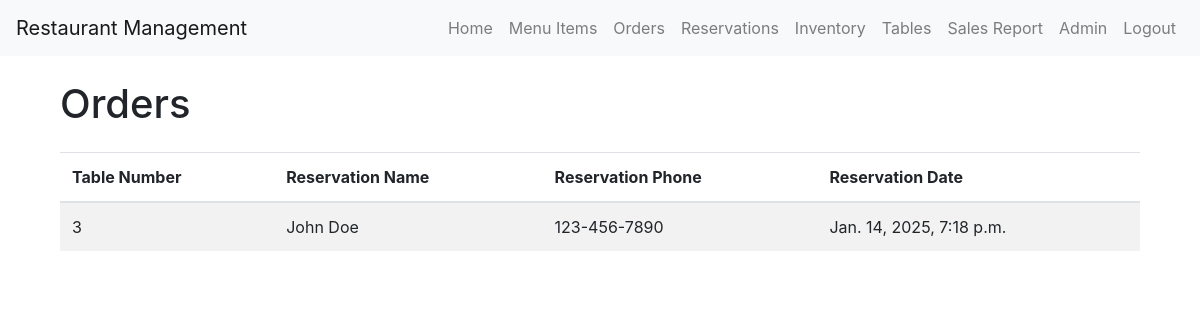
The app's page /reservations/ (signed in) with its own data.
### management/models.py (models this page shows, shortened)
class Reservation(models.Model):
    table = models.ForeignKey(Table, on_delete=models.CASCADE)
    reservation_name = models.CharField(max_length=255)
    reservation_phone = models.CharField(max_length=255)
    reservation_date = models.DateTimeField()

class Table(models.Model):
    STATUS_CHOICES = [
        ('available', 'Available'),
        ('reserved', 'Reserved'),
        ('occupied', 'Occupied'),
    ]
    table_number = models.IntegerField(unique=True)
    seats = models.IntegerField()
    status = models.CharField(max_length=20, choices=STATUS_CHOICES, default='available')

### management/views.py (the view)
# urls.py: path('reservations/', views.reservations, name='reservations'),
@login_required(login_url='/admin/login/')
def reservations(request):
    if not request.user.is_staff:
        raise PermissionDenied
    reservations = Reservation.objects.all()
    return render(request, 'management/reservations.html', {'reservations': reservations})

### management/templates/management/reservations.html (shortened to what this page needs)
{% extends 'base.html' %}
{% block content %}
<div class="container mt-4">
    <h1 class="mb-4">Orders</h1>
    <div class="table-responsive">
        <table class="table table-striped">
            <thead>
                <tr>
                    <th>Table Number</th>
                    <th>Reservation Name</th>
                    <th>Reservation Phone</th>
                    <th>Reservation Date</th>
                </tr>
            </thead>
            <tbody>
                {% for reservation in reservations %}
                <tr>
                    <td>{{ reservation.table.table_number }}</td>
                    <td>{{ reservation.reservation_name }}</td>
                    <td>{{ reservation.reservation_phone }}</td>
                    <td>{{ reservation.reservation_date }}</td>
                </tr>
                {% endfor %}
            </tbody>
        </table>
    </div>
</div>
{% endblock %}

### records on screen
Reservation: table.table_number "3", reservation_name "John Doe", reservation_phone "123-456-7890", reservation_date "Jan. 14, 2025, 7:18 p.m."
